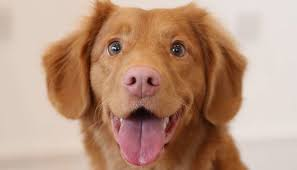
#> input picture Image to ASCII/index.jpeg, 297 x 170 px
$ python IIT2018151_ASCII.py
#> lines starting #> are read from the running program, lines starting #| are printed output that depends on the picture
import numpy as np
import skimage
from skimage import io,transform
import cv2
def scale_image(image=np.zeros((100,100)),new_width=100,ascii_block_size=(2,3)):
    original_width, original_height = image.shape
    aspect_ratio = original_height / float(original_width)
    w,h = ascii_block_size
    new_height = int(h/w * aspect_ratio * new_width)
    return skimage.transform.resize(image, (new_width, new_height))


def image2ascii(image=np.zeros((100,100)),new_width=100):

    def float2char(x=.1):
        ASCII_CHARS = [ 'W','X','N','^', '&', ':',':',' ','.','.','!','*']
        num_chars = len(ASCII_CHARS)
        return ASCII_CHARS[ int(num_chars*x) ]
    float2char = np.vectorize(float2char)
    image = scale_image(image, new_width=new_width)
    print(image.shape)
    rows = ["".join(row) for row in float2char(.999*image) ]
    return "\n".join(rows)

def handle_image_conversion(imagepath,new_width=100):

#> called with imagepath = 'index.jpeg', new_width = 50
    image = np.zeros((200,200))
    image = skimage.io.imread( imagepath, as_gray=True)
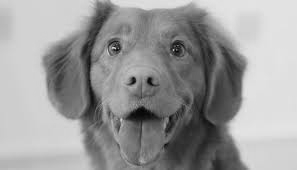
#> image: shape (170, 297) float64; min 0.0128, max 0.901, mean 0.609
    image_ascii = image2ascii(image, new_width=new_width)
#> in scale_image, `return skimage.transform.resize(image, (new_width, new_height))`:
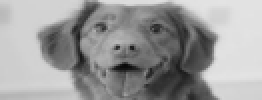
#> returned value: shape (50, 131) float64 (shown 2 times larger); min 0.0372, max 0.894, mean 0.609
#| (50, 131)
    print(image_ascii)
    ans = open("Output.txt", "w")
    ans.write(image_ascii)

handle_image_conversion('index.jpeg', new_width=50)
